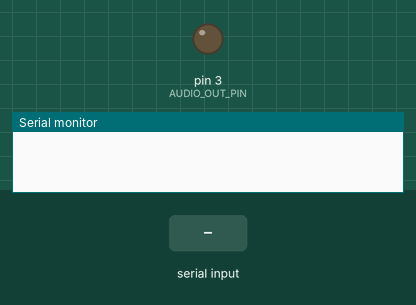
A sketch run on a simulated Teensy 4. Parts: output pins drawn as LEDs (lit = HIGH), the last lines printed to the serial monitor. The test bench sets the inputs (shaded band).

Above: at 1.2 s.
1.3 s: "a\n" received over Serial
At 2.1 s:
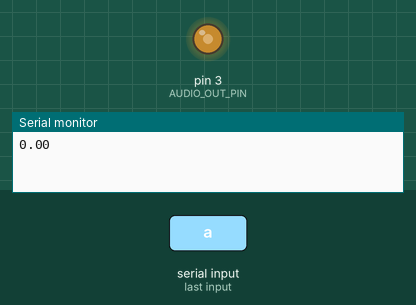
Timing chart, 0 to 4.3 s (numbered marks = the images above; inputs shaded):
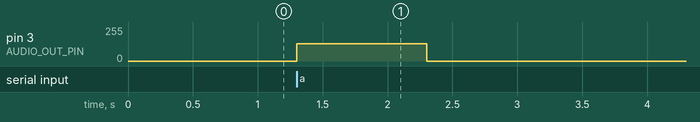

The sketch:

Square_Chirp.ino
```cpp
int f_0 = 1000; // hz
int f_1 = 2000; // hz
float T = 1000; // ms

static double f_dt = f_0;
static double dt;
double chirpRate = (f_1 - f_0)/(T/1000);

double interruptRate = 1; // us

float n = 1000*(T/interruptRate);
double freqStep = (f_1 - f_0)/n;
int AUDIO_OUT_PIN = 3;

IntervalTimer increaseFreqInterrupt;

void
setup()
{
  // put your setup code here, to run once:
  Serial.begin(9600);
}

char incomingByte;

void
loop()
{
  // put your main code here, to run repeatedly:
  if (Serial.available() > 0) {
    incomingByte = Serial.read();
    if (incomingByte == 'a') {
      Serial.println(freqStep);
      Serial.print("\n");
      playChirp();
    }
  }
}

void
playChirp()
{
  increaseFreqInterrupt.begin(increaseFreq, interruptRate);
  analogWriteFrequency(AUDIO_OUT_PIN, f_0);
  analogWrite(AUDIO_OUT_PIN,128);
  interrupts();
  delay(T);
  noInterrupts();
  increaseFreqInterrupt.end();
  analogWrite(AUDIO_OUT_PIN,0);
  f_dt = f_0;
}

void
increaseFreq()
{
  f_dt = f_dt + freqStep;
  analogWriteFrequency(AUDIO_OUT_PIN, f_dt);
}
```

Measured:
- after the input at 1.3 s, pin 3 (AUDIO_OUT_PIN): 0/255 → 128/255 at once, → 0/255 1.0 s later
